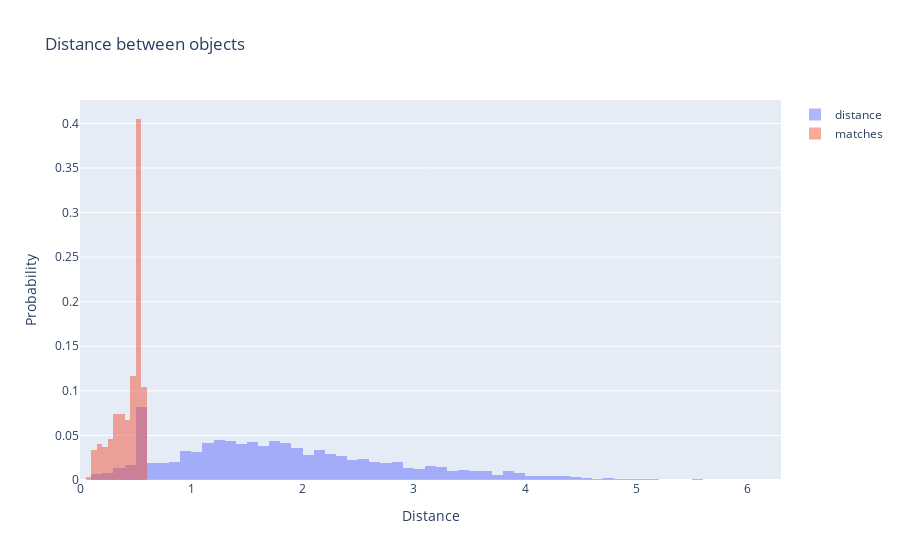

Notebook code cell kept with this figure:
### Code cell
# fig = go.Figure()

# distances_np = distances["distance"].to_numpy()

# fig.add_trace(
#     go.Histogram(
#         x=distances_np,
#         histnorm="probability",
#         name="distance",
#         # set the opacity to 0.5
#         opacity=0.5,
#     )
# )

# # add the matches
# fig.add_trace(
#     go.Histogram(
#         x=matches["distance"].to_numpy(),
#         histnorm="probability",
#         name="matches",
#         # set the opacity to 0.5
#         opacity=0.5,
#     )
# )

# fig.update_layout(
#     title="Distance between objects",
#     xaxis_title="Distance",
#     yaxis_title="Probability",
#     # stack bars
#     barmode="overlay",
# )



# fig.show()

### Figure 1 — Plotly figure (JSON) as saved in the notebook; plotly's stock layout.template omitted (floating-point values rounded to 4 significant figures; data arrays with more than 128 entries replaced by an {"elided": "..."} marker saying what was removed)
{"data": [{"histnorm": "probability", "name": "distance", "opacity": 0.5, "type": "histogram", "x": {"elided": "3500 float values"}}, {"histnorm": "probability", "name": "matches", "opacity": 0.5, "type": "histogram", "x": {"elided": "326 float values"}}], "layout": {"barmode": "overlay", "title": {"text": "Distance between objects"}, "xaxis": {"title": {"text": "Distance"}}, "yaxis": {"title": {"text": "Probability"}}}}
